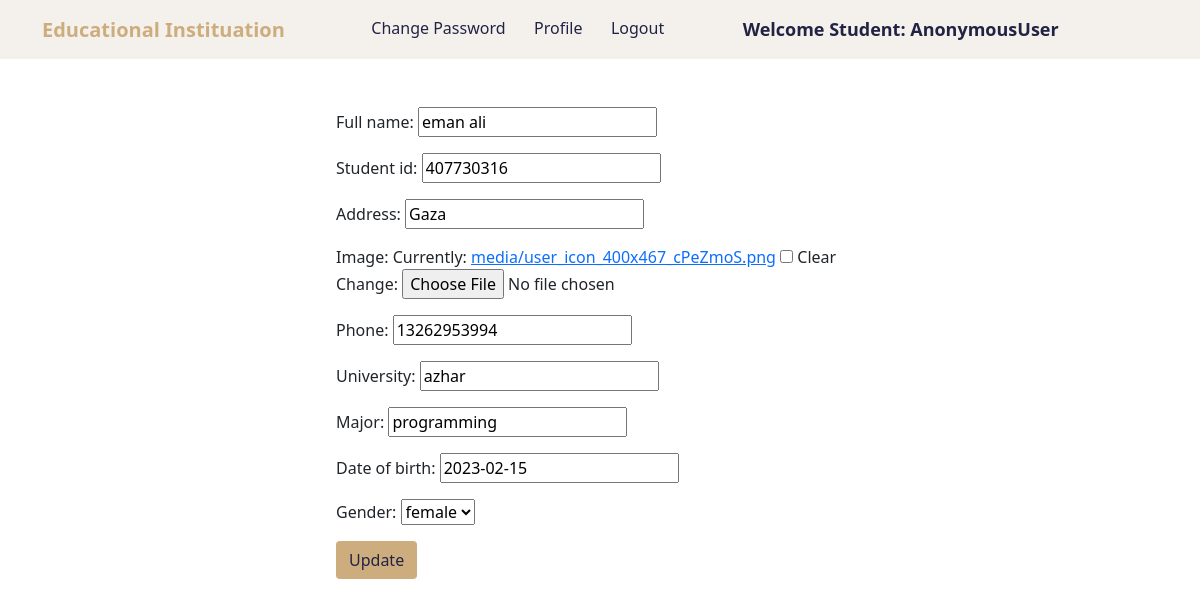
Page /users/update_student_profile/1 on the committed database.
### user/models.py (models this page shows, shortened)
class StudentProfile(models.Model):
    user = models.OneToOneField(User, on_delete=models.CASCADE)
    student_id = models.IntegerField(null=True, blank=True)
    full_name = models.CharField(max_length=50,null=True, blank=True)
    image = models.ImageField(upload_to="media", blank=True,null=True)
    phone = models.CharField(max_length=15 ,null=True, blank=True)
    university = models.CharField(max_length=50,null=True , blank=True)
    major = models.CharField(max_length=50 ,null=True , blank=True)
    address = models.CharField(max_length=100 ,null=True , blank=True)
    date_of_birth = models.DateField(null=True , blank=True)
    GENDER_CHOICES = (('male', 'male'),('female', 'female'), )
    gender = models.CharField(max_length=20,choices= GENDER_CHOICES ,null=True , blank=True)

### user/views.py (the view)
# urls.py: path("update_student_profile/<int:pk>", views.StudentProfileUpdateView.as_view(), name="update_student_profile"),
class StudentProfileUpdateView (UpdateView):
    model = StudentProfile
    login_required = True
    fields = ['full_name', 'student_id' ,'address', 'image','phone','university','major', 'date_of_birth','gender' ]
    template_name= "user/student/studentprofile_update_form.html"
    success_url = reverse_lazy("student_profile")

### user/templates/user/student/studentprofile_update_form.html (shortened to what this page needs)
{% extends 'user/student/student_navbar.html' %}
{% block body %}
<div class="update-section p-5">
    <div class="container">
        <div class="row justify-content-center">
            <div class="col-md-6">
                <form method="post">
                    {{ form.as_p }}
                    <input class="btn brown-bg dark-blue" type="submit" value="Update">
                </form>
            </div>
        </div>
    </div>
</div>
{% endblock %}

### user/static/user/style.css (style rules this page uses)
.dark-blue { color: #222344!important; }
.brown-bg { background-color: #CDAD7D !important; }

### rows in the picture
StudentProfile: full_name "eman ali", student_id "407730316", address "Gaza", phone "13262953994", university "azhar", major "programming", date_of_birth "2023-02-15", gender "female"

### other values in the picture
{{ request.user }} "AnonymousUser"
